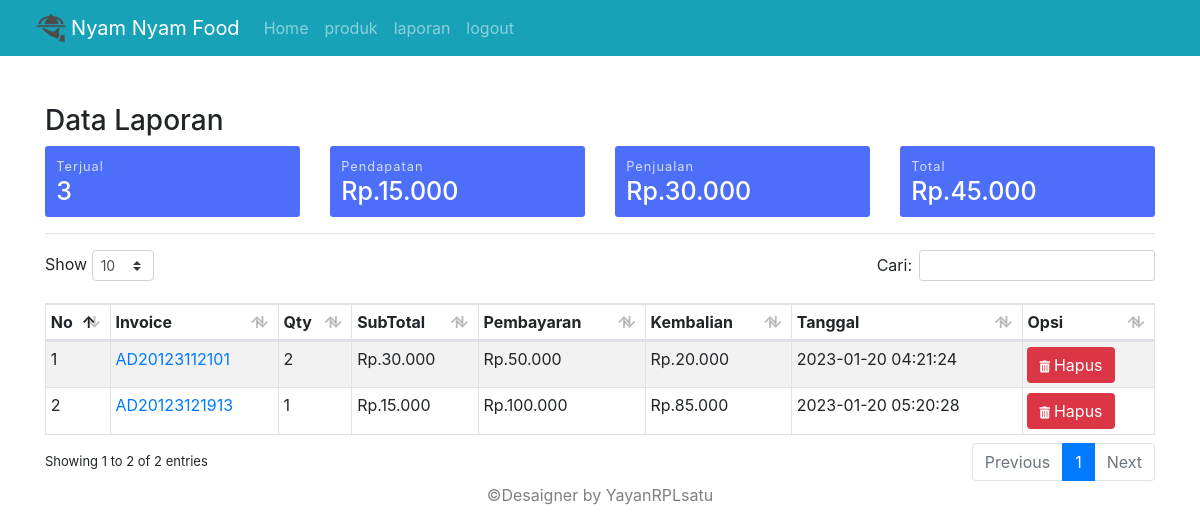
The app's page /laporan.php (signed in) with its own data.
### tables this page shows
CREATE TABLE `inv` (
  `invid` int(11) NOT NULL,
  `invoice` varchar(100) NOT NULL,
  `tgl_inv` timestamp NOT NULL DEFAULT current_timestamp() ON UPDATE current_timestamp(),
  `pembayaran` int(11) NOT NULL,
  `kembalian` int(11) NOT NULL,
  `status` varchar(10) NOT NULL
);

### laporan.php (the view, shortened to what this page needs)
<?php include 'sidebar.php'; ?>
<div class="container">
<?php
$i1 = mysqli_fetch_assoc(mysqli_query($conn,"SELECT SUM(qty) as totqty FROM laporan"));
$i2 = mysqli_fetch_assoc(mysqli_query($conn,"SELECT SUM(qty*harga_modal) as totdpt FROM laporan"));
$i3 = mysqli_fetch_assoc(mysqli_query($conn,"SELECT SUM(subtotal-qty*harga_modal) as totdpt1 FROM laporan"));
$i4 = mysqli_fetch_assoc(mysqli_query($conn,"SELECT SUM(subtotal) as isub FROM laporan"));
?>
    <h1 class="h3 mb-2">Data Laporan</h1>
        <div class="row">
            <div class="col-6 col-sm-6 col-md-3 col-lg-3 m-pr-1 m-mb-1">
                <div class="box-laporan">
                    <p class="small mb-0">Terjual</p>
                    <h5 class="mb-0"><?php echo ribuan($i1['totqty']); ?></h5>
                </div>
            </div>
            <div class="col-6 col-sm-6 col-md-3 col-lg-3 m-pl-1 m-mb-1">
                <div class="box-laporan">
                    <p class="small mb-0">Pendapatan</p>
                    <h5 class="mb-0">Rp.<?php echo ribuan($i3['totdpt1']); ?></h5>
                </div>
            </div>
            <div class="col-6 col-sm-6 col-md-3 col-lg-3 m-pr-1">
                <div class="box-laporan">
                    <p class="small mb-0">Penjualan</p>
                    <h5 class="mb-0">Rp.<?php echo ribuan($i2['totdpt']); ?></h5>
                </div>
            </div>
            <div class="col-6 col-sm-6 col-md-3 col-lg-3 m-pl-1">
                <div class="box-laporan">
                    <p class="small mb-0">Total</p>
                    <h5 class="mb-0">Rp.<?php echo ribuan($i4['isub']); ?></h5>
                </div>
            </div>
        </div>
<hr>
<table class="table table-striped table-sm table-bordered dt-responsive nowrap" id="table" width="100%">
<thead>
  <tr>
    <th>No</th>
    <th>Invoice</th>
    <th>Qty</th>
    <th>SubTotal</th>
    <th>Pembayaran</th>
    <th>Kembalian</th>
    <th>Tanggal</th>
    <th>Opsi</th>
  </tr>
</thead>
<tbody>
<?php
    $no = 1;
    $data_laporan = mysqli_query($conn,"SELECT * FROM inv WHERE status='selesai' ORDER BY invid ASC");
    while($d = mysqli_fetch_array($data_laporan)){
      $oninv = $d['invoice'];
        ?>
  <tr>
    <td><?php echo $no++; ?></td>
    <td><a href="invoice.php?detail=<?php echo $oninv ?>"><?php echo $d['invoice']; ?></a></td>
    <td><?php
  $result1 = mysqli_query($conn,"SELECT SUM(qty) AS count FROM laporan WHERE invoice='$oninv'");
  $cekrow = mysqli_num_rows($result1);
  $row1 = mysqli_fetch_assoc($result1);
  $count = $row1['count'];
  if($cekrow > 0){
      echo ribuan($count);
      } else {
          echo '0';
      }?></td>
    <td>Rp.<?php
  $result2 = mysqli_query($conn,"SELECT SUM(subtotal) AS count1 FROM laporan WHERE invoice='$oninv'");
  $cekrow1 = mysqli_num_rows($result2);
  $row2 = mysqli_fetch_assoc($result2);
  $count1 = $row2['count1'];
  if($cekrow1 > 0){
      echo ribuan($count1);
      } else {
          echo '0';
      }?></td>
    <td>Rp.<?php echo ribuan($d['pembayaran']); ?></td>
    <td>Rp.<?php echo ribuan($d['kembalian']); ?></td>
    <td><?php echo $d['tgl_inv']; ?></td>
    <td>
      <form method="post">
        <button type="submit" name="Remove" class="btn btn-danger btn-xs">
          <i class="fas fa-trash-alt fa-xs mr-1"></i>Hapus</button>
      </form>
    </td>
  </tr>
  <?php } ?>
</tbody>
</table>
</div>
<footer style="text-align:center; color:grey;">&copy;Desaigner by YayanRPLsatu</footer>
<?php include 'footer.php'; ?>

### sidebar.php (shortened to what this page needs)
<?php
  function ribuan ($nilai){
    return number_format ($nilai, 0, ',', '.');
}
?>
<!DOCTYPE html>
<html>
<head>
    <link rel="stylesheet" href="https://maxcdn.bootstrapcdn.com/bootstrap/4.0.0/css/bootstrap.min.css">
    <link href="assets/css/style.css" rel="stylesheet">
    <link href="https://use.fontawesome.com/releases/v5.0.6/css/all.css" rel="stylesheet">
    <link href="assets/vendor/datatables/dataTables.bootstrap4.min.css" rel="stylesheet">
  <link href="assets/vendor/datatables/responsive.bootstrap4.min.css" rel="stylesheet">
   <link rel="stylesheet" href="assets/css/bootstrap.min.css">
</head>
<body>
<nav class="navbar navbar-expand-lg bg-body-tertiary bg-info navbar-dark">
  <div class="container-fluid">
    <img src="assets/images/icon.png" width="40" height="30" class="d-inline-block align-text-top">
    <a class="navbar-brand" href="index.php">Nyam Nyam Food</a>
    <div class="collapse navbar-collapse" id="navbarNavAltMarkup">
      <div class="navbar-nav">
        <a class="nav-link" aria-current="page" href="index.php">Home</a>
        <a class="nav-link" href="produk.php">produk</a>
        <a class="nav-link" href="laporan.php">laporan</a>
        <a class="nav-link" href="#Exit" data-toggle="modal">logout</a>
      </div>
    </div>
  </div>
</nav><br><br>
  <main class="page-content">
    <div class="container-fluid">

### footer.php (shortened to what this page needs)
</div>
  </main>
</body>
</html>

### assets/css/style.css (style rules this page uses)
html, body { font-size:1rem; scroll-behavior: smooth; font-family: 'Signika', sans-serif; }
a { text-decoration: none !important; }
.btn, .btn:focus, .btn:hover, .btn:active { border: none !important; }
.btn-group-xs > .btn, .btn-xs { padding: .25rem .4rem; font-size: .875rem; line-height: .5; border-radius: .2rem; }
.box-laporan { padding: 0.7rem; background: #4c6ef8; border-radius:0.2rem; }
.box-laporan p { color: #d4ddff; letter-spacing: 1px; }
.box-laporan h5 { color: #ffffff; font-size:25px; }

### records on screen
inv: invoice "AD20123112101", count "2", count1 "30.000", pembayaran "50.000", kembalian "20.000", tgl_inv "2023-01-20 04:21:24"
inv: invoice "AD20123121913", count "1", count1 "15.000", pembayaran "100.000", kembalian "85.000", tgl_inv "2023-01-20 05:20:28"

### other values on screen
ribuan($i1['totqty']) "3"
ribuan($i3['totdpt1']) "15.000"
ribuan($i2['totdpt']) "30.000"
ribuan($i4['isub']) "45.000"
